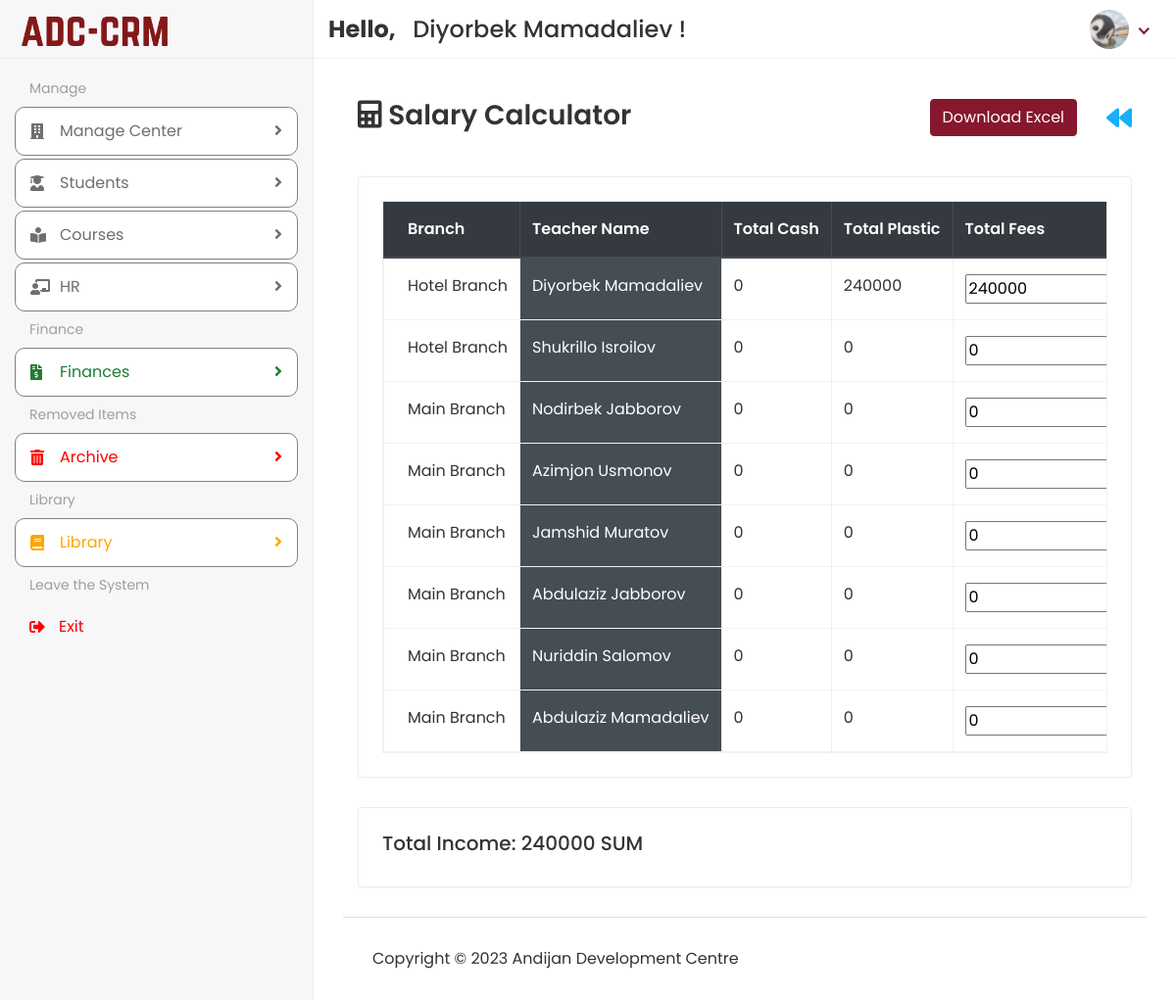
The app's page /Hod/Staff/Salary (signed in) with its own data.
### app/models.py (models this page shows, shortened)
class customUser(AbstractUser):
    USER = (
        (1, 'HOD'),
        (3, 'STUDENT'),
    )
    user_type = models.CharField(choices=USER, max_length=50, default=1)
    profile_pic = models.ImageField(upload_to='media/profile_pic',blank=True, null=True)
    class Meta:
        verbose_name_plural = "All Users"

class Staff(models.Model):
    admin = models.OneToOneField(customUser, on_delete=models.CASCADE)
    department = models.CharField(max_length=50)
    role = models.CharField(max_length=100)
    fines = models.CharField(max_length=30, blank=True, null=True)
    bonus = models.CharField(max_length=30, blank=True, null=True)
    tax = models.CharField(max_length=30, blank=True, null=True)
    salary_type = models.CharField(max_length=30)
    branch = models.ForeignKey('Branch', on_delete=models.SET_NULL, blank=True, null=True)
    work_format = models.CharField(max_length=30)
    salary_amount = models.CharField(max_length=30)
    birth_date = models.DateTimeField(blank=True, null=True)
    status = models.CharField(max_length=20, blank=True, null=True)
    address = models.TextField(max_length=150, blank=True, null=True)
    mobile = models.CharField(max_length=20, blank=True, null=True)
    mobiletwo = models.CharField(max_length=20, blank=True, null=True)
    created_date = models.DateTimeField(auto_now_add=True)
    updated_date = models.DateTimeField(auto_now_add=True)
    class Meta:
        verbose_name_plural = "All Staff"
    def __str__(self):
        return f"{self.admin.first_name} {self.admin.last_name}"

class Branch(models.Model):
    profile_pic = models.ImageField(upload_to='media/profile_pic', blank=True, null=True)
    name = models.CharField(max_length=100)
    address = models.CharField(max_length=255)
    phone_number = models.CharField(max_length=20)
    rooms = models.CharField(max_length=20, blank=True, null=True)
    class Meta:
        verbose_name_plural = "All Branches"

### ADC_school_project/Hod_Views.py (the view)
# urls.py: path('Hod/Staff/Salary', Hod_Views.STAFF_SALARY, name="staff_salary"),
@login_required(login_url='/')
def STAFF_SALARY(request):
    teachers = Staff.objects.filter(department='Teacher')
    thirty_days_ago = datetime.now() - timedelta(days=30)
    teacher_fees = []
    for teacher in teachers:
        payments = Payments.objects.filter(teacher_id=teacher,
                                           created_at__gte=thirty_days_ago)
        total_cash = payments.filter(payment_type='Cash').aggregate(
            total_cash=Sum('fee_amount'))['total_cash'] or 0
        total_plastic = payments.filter(payment_type='Plastic').aggregate(
            total_plastic=Sum('fee_amount'))['total_plastic'] or 0
        total_fees = total_cash + total_plastic
        teacher_fees.append({
            'teacher': teacher,
            'total_cash': total_cash,
            'total_plastic': total_plastic,
            'total_fees': total_fees
        })
    total_fees_across_all_teachers = sum(
        teacher['total_fees'] for teacher in teacher_fees)
    context = {
        'teacher_fees': teacher_fees,
        'total_fees_across_all_teachers': total_fees_across_all_teachers
    }
    return render(request, 'Hod/view_salary.html', context)

### templates/Hod/view_salary.html (shortened to what this page needs)
{% extends 'base.html' %}
{% block content %}
<div class="content container-fluid">
  <div class="page-header">
    <div class="row align-items-center">
      <div class="col">
        <h3 class="page-title"><i class="fas fa-calculator"></i> Salary Calculator</h3>
      </div>
        <button id="download-csv" class="btn btn-primary">Download Excel</button>
      <a href="javascript:void(0);" id="toggle_btn">
        <i class="fas fa-backward"></i>
      </a>
    </div>
  </div>
  <div class="row">
    <div class="col-sm-12">
      <div class="card card-table">
        <div class="card-body">
          <div class="table-responsive table-bordered table-hover">
            <table class="table" style="table-layout: auto;">
            <thead class="thead-dark">
                <tr>
                    <th class="sticky-column">Branch</th>
                    <th class="sticky-column">Teacher Name</th>
                    <th>Total Cash</th>
                    <th>Total Plastic</th>
                    <th>Total Fees</th>
                </tr>
            </thead>
            <tbody>
                {% for teacher in teacher_fees|dictsort:"teacher.branch.name" %}
                <tr>
                    <td class="sticky-cell">{{ teacher.teacher.branch.name }}</td>
                    <td class="sticky-cell" style="background-color: #454d55; color: white">{{ teacher.teacher.admin.get_full_name }}</td>
                    <td>{{ teacher.total_cash }}</td>
                    <td>{{ teacher.total_plastic }}</td>
                    <td><input type="number" class="total-fees teacher-finance-input" value="{{ teacher.total_fees }}"></td>
                </tr>
                {% endfor %}
            </tbody>
        </table>
          </div>
        </div>
      </div>
    </div>
  </div>
  <div class="row">
    <div class="col-sm-12">
      <div class="card">
        <div class="card-body">
          <h5>Total Income: {{ total_fees_across_all_teachers }} SUM</h5>
        </div>
      </div>
    </div>
  </div>
</div>
{% endblock %}

### templates/includes/header.html (shortened to what this page needs)
{% load static %}
<div class="header">
            <div class="header-left">
               <a href="{% url 'hod_home' %}" class="logo">
               <img src="{% static 'assets/img/logo.png' %}" alt="Logo">
               </a>
            </div>
            <div class="top-nav-search mt-3">
                <h4>
                    <strong>
                        Hello,
                    </strong>&nbsp;<span>
                    {{ user.first_name }} {{ user.last_name }}
                </span>!</h4>
            </div>
            <ul class="nav user-menu">
               <li class="nav-item dropdown has-arrow">
                  <a href="#" class="dropdown-toggle nav-link" data-toggle="dropdown">
                      {% if user.profile_pic == "" %}
                          <span class="user-img"><img class="rounded-circle" src="{% static 'assets/img/noimg.png' %}" width="31" alt="Profile_Picture"></span>
                      {% else %}
                  <span class="user-img"><img class="rounded-circle" src="/{{ user.profile_pic }}" width="31" alt="Profile_Picture"></span>
                      {% endif %}
                  </a>
               </li>
            </ul>
         </div>

### static/assets/css/style.css (style rules this page uses)
html { height: 100%; }
body { background-color: #fff; color: #333; font-family: 'Poppins', sans-serif; font-size: 1rem; height: 100%; line-height: 1.5; overflow-x: hidden; }
h1, h2, h3, h4, h5, h6 { font-family: 'Poppins', sans-serif; margin-top: 0; }
a { color: #86172c; }
input, button, a { transition: all 0.4s ease; -moz-transition: all 0.4s ease; -o-transition: all 0.4s ease; -ms-transition: all 0.4s ease; -webkit-transition: all 0.4s ease; }
input, input:focus, button, button:focus { outline: none; }
ul, ol { padding: 0px; list-style: none; }
.table { color: #333; max-width: 100%; margin-bottom: 0; width: 100%; }
.table thead tr th { font-weight: 600; }
.table tbody tr { border-bottom: 1px solid rgba(0, 0, 0, 0.05); }
.table-bordered { border: 1px solid rgba(0, 0, 0, 0.05) !important; }
.table-bordered th, .table-bordered td { border-color: rgba(0, 0, 0, 0.05); }
.card-table .card-body .table > thead > tr > th { border-top: 0; }
.card-table .card-body .table tr td:first-child, .card-table .card-body .table tr th:first-child { padding-left: 1.5rem; }
.card-table .table td, .card-table .table th { border-top: 1px solid #e2e5e8; padding: 1rem 0.75rem; white-space: nowrap; }
.table-responsive { display: block; width: 100%; overflow-x: auto; }
.btn-primary { background-color: #86172c; border: 1px solid #86172c; }
.card { border: 1px solid #ececf5; box-shadow: 0 1px 3px 0 rgba(0, 0, 0, 0.03); margin-bottom: 1.875rem; }
.card-body { padding: 1.5rem; }
.header { background-color: #fff; border-bottom: 1px solid #f3f3f4; left: 0; position: fixed; right: 0; top: 0; z-index: 1001; height: 60px; }
.header .header-left { float: left; height: 60px; padding: 0 20px; position: relative; width: 320px; z-index: 1; transition: all 0.2s ease-in-out; background-color: #f7f7fa; border-bottom: 1px solid #efefef; border-right: 1px solid #ececf5; display: flex; align-items: center; }
.header .header-left .logo { display: inline-block; line-height: 60px; }
.header .header-left .logo img { max-height: 40px; width: auto; }
.header .dropdown-toggle:after { display: none; }
.header .has-arrow .dropdown-toggle:after { border-top: 0; border-left: 0; border-bottom: 2px solid #86172c; border-right: 2px solid #86172c; content: ''; height: 8px; display: inline-block; pointer-events: none; -webkit-transform-origin: 66% 66%; -ms-transform-origin: 66% 66%; transform-origin: 66% 66%; -webkit-transform: rotate(45deg); -ms-transform: rotate(45deg); transform: rotate(45deg); -webkit-transition: all 0.15s ease-in-out; transition: all 0.15s ease-in-out; width: 8px; vertical-align: 0px; }
.user-menu { float: right; margin: 0; position: relative; z-index: 99; padding-right: 15px; }
.user-menu.nav > li > a { color: #a0a0a0; font-size: 14px; line-height: 58px; padding: 0 15px; height: 60px; }
.user-img { margin-right: 3px; position: relative; }
.top-nav-search { float: left; margin-left: 15px; }
.page-header { margin-bottom: 1.875rem; }
.page-title { font-size: 28px; font-weight: 600; color: #333; margin-bottom: 5px; }
@media (min-width: 992px) { #toggle_btn { align-items: center; color: #18aefa; display: inline-flex; float: left; font-size: 26px; height: 60px; justify-content: center; margin-left: 15px; padding: 0 15px; } }
th, td { white-space: nowrap; }

### templates/includes/header.html (style rules this page uses)
.user-img img { border-radius: 50%; width: 40px; height: 40px; object-fit: cover; }

### templates/Hod/view_salary.html (style rules this page uses)
.sticky-column { position: sticky; left: 0; z-index: 1; background-color: #fff; }
.sticky-cell { position: sticky; left: 0; z-index: 1; background-color: #fff; }

### records on screen
customUser: first_name "Diyorbek", last_name "Mamadaliev", profile_pic (picture)
Staff: teacher.branch.name "Hotel Branch", teacher.admin.get_full_name "Diyorbek Mamadaliev", total_cash "0", total_plastic "240000", total_fees "240000"
Staff: teacher.branch.name "Hotel Branch", teacher.admin.get_full_name "Shukrillo Isroilov", total_cash "0", total_plastic "0", total_fees "0"
Staff: teacher.branch.name "Main Branch", teacher.admin.get_full_name "Nodirbek Jabborov", total_cash "0", total_plastic "0", total_fees "0"
Staff: teacher.branch.name "Main Branch", teacher.admin.get_full_name "Azimjon Usmonov", total_cash "0", total_plastic "0", total_fees "0"
Staff: teacher.branch.name "Main Branch", teacher.admin.get_full_name "Jamshid Muratov", total_cash "0", total_plastic "0", total_fees "0"
Staff: teacher.branch.name "Main Branch", teacher.admin.get_full_name "Abdulaziz Jabborov", total_cash "0", total_plastic "0", total_fees "0"
Staff: teacher.branch.name "Main Branch", teacher.admin.get_full_name "Nuriddin Salomov", total_cash "0", total_plastic "0", total_fees "0"
Staff: teacher.branch.name "Main Branch", teacher.admin.get_full_name "Abdulaziz Mamadaliev", total_cash "0", total_plastic "0", total_fees "0"

### other values on screen
{{ total_fees_across_all_teachers }} "240000"
